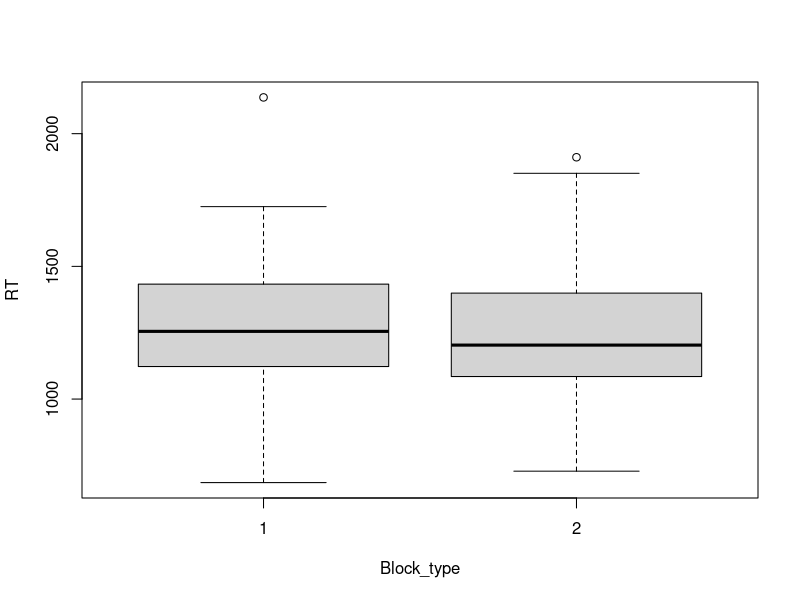
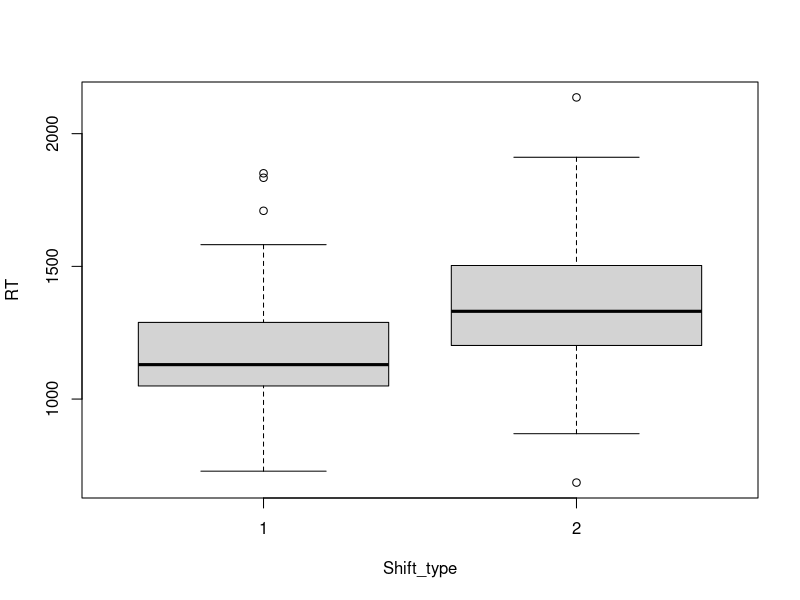

Here is the R script that generated these plots, in order:
## ---- chunk 1
knitr::opts_chunk$set(echo = TRUE)
## ---- chunk 2

library(readxl)
library(psych)
library(tidyverse)
library(afex)
library(emmeans)
library(dplyr)
library(car)
library(rstatix)

Old <- read_excel("Old_with_DSC-MU.xlsx")
## ---- chunk 3
Old$PID<-as.factor(Old$PID)
Old$Block_type<-as.factor(Old$Block_type)
Old$Shift_type<-as.factor(Old$Shift_type)
## ---- chunk 4
summary(Old)
## ---- chunk 5
   Old %>%
            group_by(Block_type , Shift_type) %>%  
            summarise(mean_RT = mean(RT),
            sd_RT = sd(RT))
## ---- chunk 6
boxplot(RT ~ Block_type,
data = Old)
## ---- chunk 7
boxplot(RT ~ Shift_type,
data = Old)
## ---- chunk 8
leveneTest (RT ~ Block_type , data = Old)
leveneTest(RT ~ Shift_type ,  data = Old)
## ---- chunk 9
Old.aov.2 <- aov_car(RT ~ Block_type*Shift_type+ Error(PID/Block_type*Shift_type), data=Old,
                     anova_table = list(es = "pes"))

Old.aov.2
## ---- chunk 10
old.aov.3 <-aov_ez("PID" ,
                   "RT",
                   Old ,
                   between = NULL ,
                   within = c("Block_type" , "Shift_type"))

old.aov.3
## ---- chunk 11
old.aov.4 <-aov_ez("PID" ,
                   "RT",
                   Old ,
                   between = NULL ,
                   within = c("Block_type" , "Shift_type"),
                   covariate = "DSC_madeup" , 
                   factorize = FALSE)

old.aov.4
